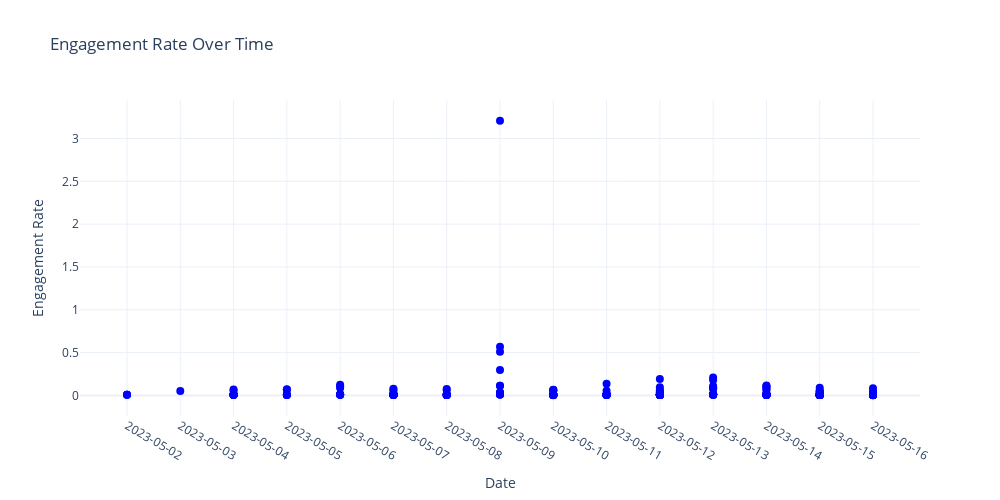

Notebook cell for this chart:
### Code cell
import plotly.graph_objects as go

# Create a plotly figure
fig = go.Figure()

# Add trace
fig.add_trace(go.Scatter(x=aw_td['Date'], y=aw_td['Engagement Rate'],
                         mode='markers', name='Engagement Rate',
                         line=dict(color='blue'), marker=dict(size=8)))

fig.update_layout(
    title='Engagement Rate Over Time',
    xaxis_title='Date',
    yaxis_title='Engagement Rate',
    xaxis=dict(tickformat='%Y-%m-%d', tickmode='auto', nticks=20),
    template='plotly_white',
    width=1000,
    height=500
)

fig.show()

### Figure 1 — Plotly figure (JSON) as saved in the notebook; plotly's stock layout.template omitted (floating-point values rounded to 4 significant figures; data arrays with more than 128 entries replaced by an {"elided": "..."} marker saying what was removed)
{"data": [{"line": {"color": "blue"}, "marker": {"size": 8}, "mode": "markers", "name": "Engagement Rate", "type": "scatter", "x": {"elided": "200 str values"}, "y": {"elided": "200 float values"}}], "layout": {"height": 500, "title": {"text": "Engagement Rate Over Time"}, "width": 1000, "xaxis": {"nticks": 20, "tickformat": "%Y-%m-%d", "tickmode": "auto", "title": {"text": "Date"}}, "yaxis": {"title": {"text": "Engagement Rate"}}}}
